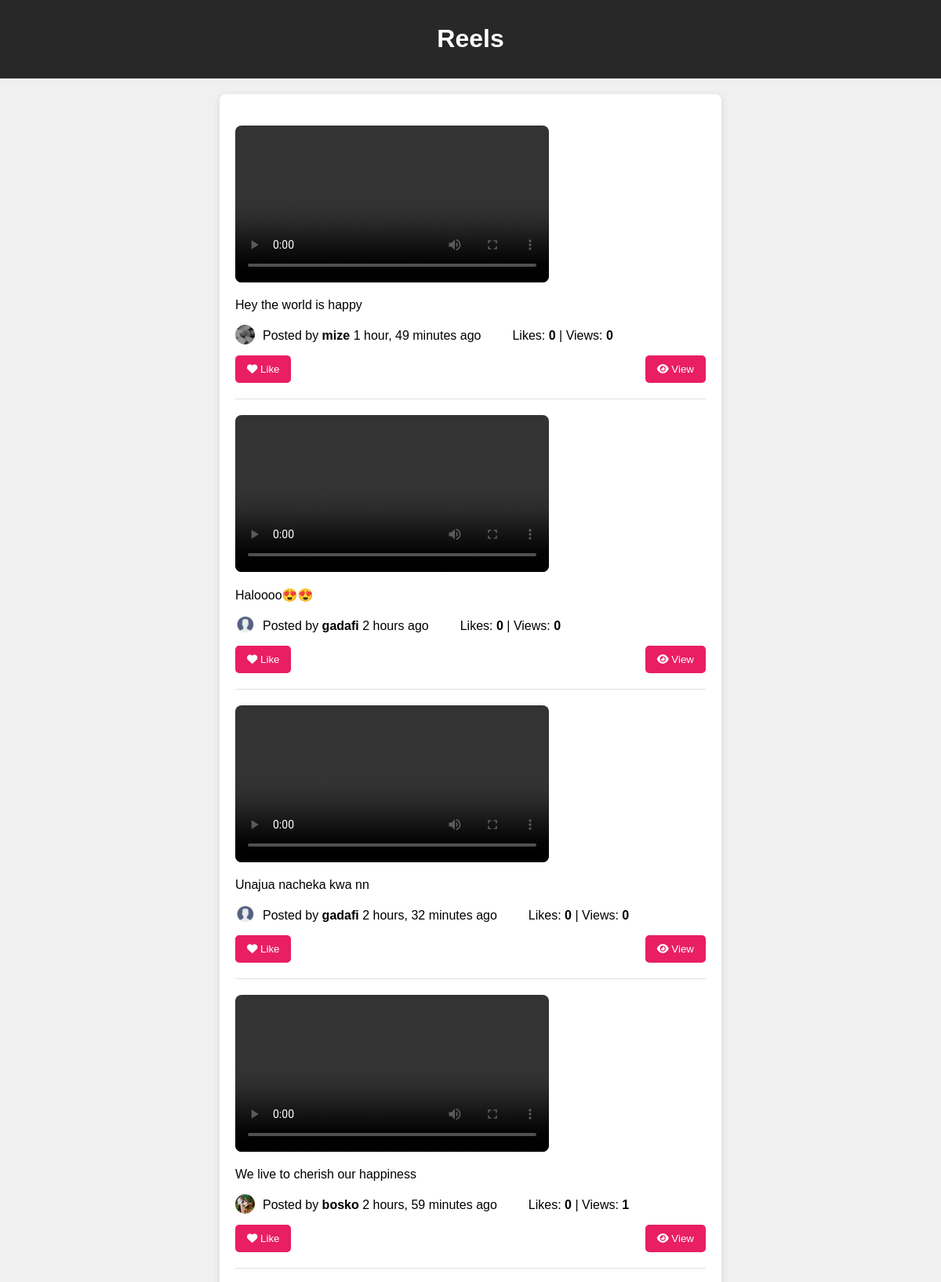
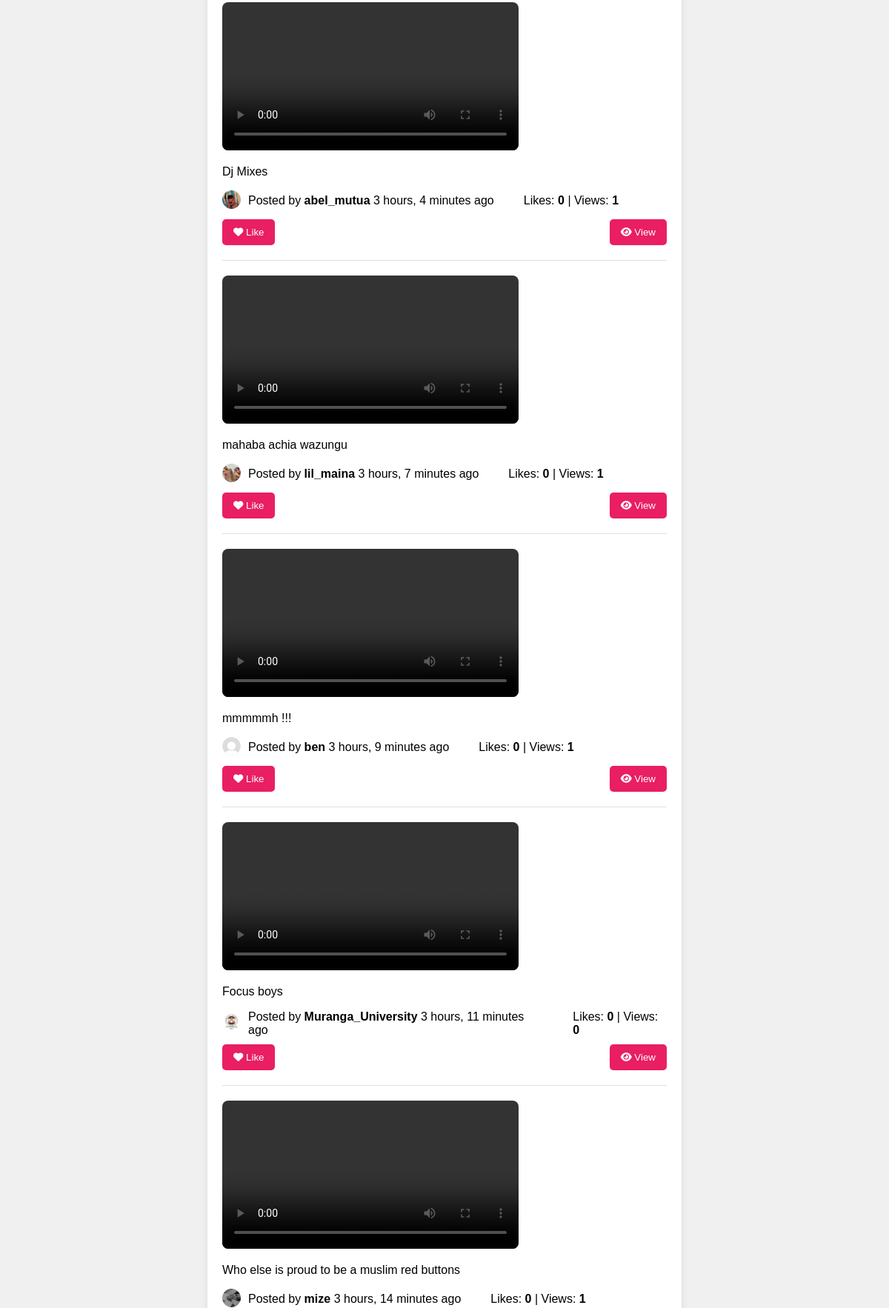
Page /reels/ (signed in, upper part) on the committed database (2 pictures, top to bottom).
### blog/models.py (models this page shows, shortened)
class Reel(models.Model):
    user = models.ForeignKey(User, on_delete=models.CASCADE, related_name='reels')
    video = models.FileField(upload_to='reels/')  # To store video files
    caption = models.TextField(blank=True)
    created_at = models.DateTimeField(auto_now_add=True)
    likes = models.ManyToManyField(User, related_name='liked_reels', blank=True)
    views = models.PositiveIntegerField(default=0)  # Field to track views

class Profile(models.Model):
    user = models.OneToOneField(User, on_delete=models.CASCADE)
    bio = models.TextField(blank=True)
    email=models.CharField(max_length=50)
    phone=models.CharField(max_length=50 , blank=True)
    about=models.CharField(max_length=150)
    profile_pic = models.ImageField(upload_to='profile_pics/', default='default.png')
    followers = models.ManyToManyField(User, related_name='following_profiles', blank=True)
    following = models.ManyToManyField(User, related_name='followers_profiles', blank=True)

### blog/views.py (the view)
# urls.py: path('reels/', views.reel_list, name='reel_list'),
@login_required
def reel_list(request):
    reels = Reel.objects.all().order_by('-created_at')
    return render(request, 'reel_list.html', {'reels': reels})

### templates/reel_list.html (shortened to what this page needs)
{% load static %}
<!DOCTYPE html>
<html lang="en">
<head>
    <link rel="stylesheet" href="https://cdnjs.cloudflare.com/ajax/libs/font-awesome/6.0.0-beta3/css/all.min.css">
</head>
<body>
<header>
    <h1>Reels</h1>
</header>
<div class="container">
    {% for reel in reels %}
        <div class="reel">
            <video controls class="reel-video" data-reel-id="{{ reel.id }}">
                <source src="{{ reel.video.url }}" type="video/mp4">
            </video>
            <p>{{ reel.caption }}</p>
            <div class="reel-info">
                <a href="{% url 'profile' reel.user.username %}">
                    <img src="{{ reel.user.profile.profile_pic.url }}" alt="{{ reel.user.username }}'s profile picture">
                </a>
                <p style='margin-right: 40px'>Posted by <strong>{{ reel.user.username }}</strong> {{ reel.created_at|timesince }} ago </p>
                <p>Likes: <strong>{{ reel.likes.count }}</strong> | Views: <strong>{{ reel.views }}</strong></p>
            </div>
            <div class="actions">
                <button class="like-button"><i class="fas fa-heart"></i> Like</button>
                <button class="view-button"><i class="fas fa-eye"></i> View</button>
            </div>
        </div>
    {% empty %}
        <p class="no-reels">No reels available.</p>
    {% endfor %}
</div>
</body>
</html>

### templates/reel_list.html (style rules this page uses)
body { font-family: Arial, sans-serif; margin: 0; padding: 0; background-color: #f0f0f0; }
header { background: #282828; color: white; padding: 10px 20px; text-align: center; }
.container { max-width: 600px; margin: 20px auto; padding: 20px; background: white; border-radius: 8px; box-shadow: 0 2px 10px rgba(0, 0, 0, 0.1); }
.reel { border-bottom: 1px solid #e0e0e0; padding: 20px 0; }
video { height: 50%; width: 100%; max-width: 400px; border-radius: 8px; }
.reel-info { display: flex; align-items: center; margin-top: 10px; }
.reel-info img { width: 25px; height: 25px; border-radius: 50%; margin-right: 10px; }
.reel-info p { margin: 0; }
.actions { display: flex; justify-content: space-between; margin-top: 10px; }
.like-button, .view-button { background: #e91e63; color: white; padding: 10px 15px; border: none; border-radius: 5px; cursor: pointer; transition: background 0.3s; }

### rows in the picture
Reel: caption "Hey the world is happy", user.profile.profile_pic (picture), user.username "mize", created_at "1 hour, 49 minutes", likes.count "0", views "0"
Reel: caption "Haloooo😍😍", user.profile.profile_pic (picture), user.username "gadafi", created_at "2 hours", likes.count "0", views "0"
Reel: caption "Unajua nacheka kwa nn", user.profile.profile_pic (picture), user.username "gadafi", created_at "2 hours, 32 minutes", likes.count "0", views "0"
Reel: caption "We live to cherish our happiness", user.profile.profile_pic (picture), user.username "bosko", created_at "2 hours, 59 minutes", likes.count "0", views "1"
Reel: caption "Dj Mixes", user.profile.profile_pic (picture), user.username "abel_mutua", created_at "3 hours, 4 minutes", likes.count "0", views "1"
Reel: caption "mahaba achia wazungu", user.profile.profile_pic (picture), user.username "lil_maina", created_at "3 hours, 7 minutes", likes.count "0", views "1"
Reel: caption "mmmmmh !!!", user.profile.profile_pic (placeholder picture), user.username "ben", created_at "3 hours, 9 minutes", likes.count "0", views "1"
Reel: caption "Focus boys", user.profile.profile_pic (picture), user.username "Muranga_University", created_at "3 hours, 11 minutes", likes.count "0", views "0"
Reel: caption "Who else is proud to be a muslim red buttons", user.profile.profile_pic (picture), user.username "mize", created_at "3 hours, 14 minutes", likes.count "0", views "1"
